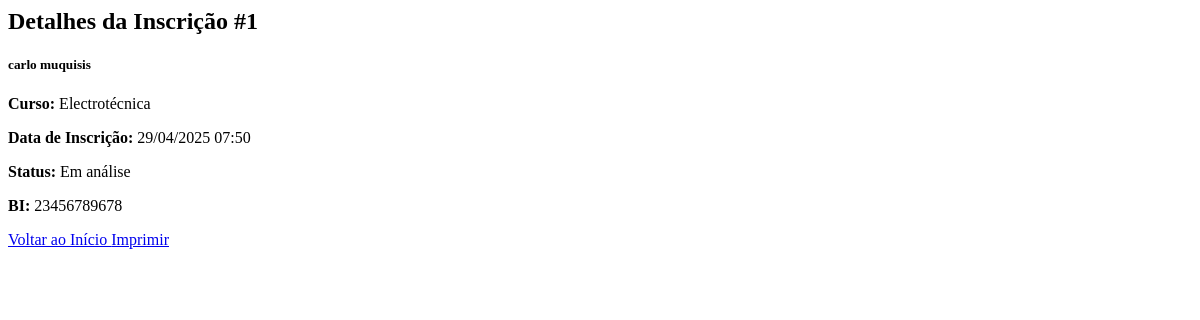
The page /auth/inscricao-detalhes/1/ on the database as committed earlier.
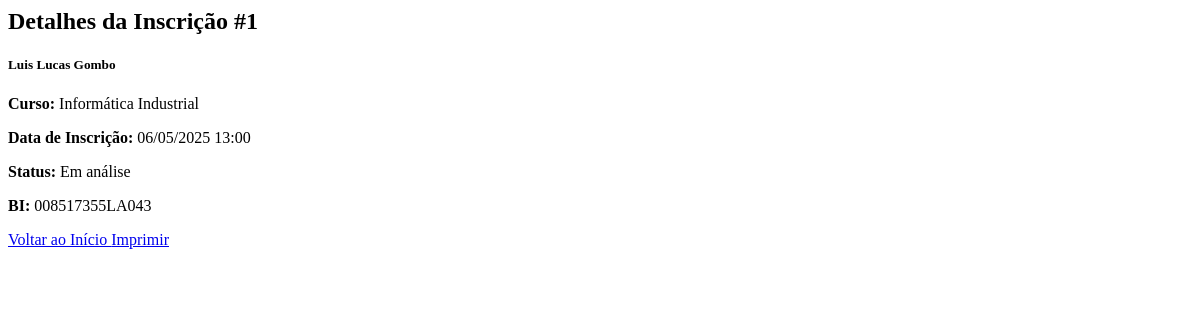
The same page on the database as committed later.
### inscricoes/models.py (models this page shows, shortened)
class Inscricao(models.Model):
    copia_bi = models.FileField(
        upload_to='documentos/bi/',
        validators=[FileExtensionValidator(['pdf'])],
        verbose_name='Cópia do BI'
    )
    nome_completo = models.CharField(max_length=200, verbose_name='Nome Completo')
    numero_bi = models.CharField(max_length=14, verbose_name='Número do BI', unique=True)
    data_nascimento = models.DateField(verbose_name='Data de Nascimento')
    idade = models.PositiveIntegerField(verbose_name='Idade')
    data_emissao = models.DateField(verbose_name='Data de Emissão do BI')
    genero = models.CharField(
        max_length=10,
        choices=[('masculino', 'Masculino'), ('feminino', 'Feminino')],
        verbose_name='Gênero'
    )
    nacionalidade = models.CharField(max_length=100, verbose_name='Nacionalidade')
    certificado = models.FileField(
        upload_to='documentos/certificados/',
        validators=[FileExtensionValidator(['pdf'])],
        verbose_name='Certificado da 9ª Classe'
    )
    atestado_medico = models.FileField(
        upload_to='documentos/atestados/',
        validators=[FileExtensionValidator(['pdf'])],
        verbose_name='Atestado Médico'
    )
    curso = models.CharField(
        max_length=50,
        choices=[
            ('electrotecnica', 'Electrotécnica'),
            ('mecanica', 'Mecânica Industrial'),
            ('informatica', 'Informática Industrial')
        ],
        verbose_name='Curso Selecionado'
    )
    escola_anterior = models.CharField(max_length=200, verbose_name='Escola Anterior')
    ano_conclusao = models.PositiveIntegerField(verbose_name='Ano de Conclusão')
    endereco_escola = models.CharField(max_length=300, verbose_name='Endereço da Escola')
    telefone = models.CharField(max_length=20, verbose_name='Telefone')
    email = models.EmailField(verbose_name='Email')
    provincia = models.CharField(max_length=50, verbose_name='Província')
    municipio = models.CharField(max_length=50, verbose_name='Município')
    endereco = models.CharField(max_length=300, verbose_name='Endereço Completo')
    motivacao = models.TextField(verbose_name='Motivação para o Curso')
    expectativas = models.TextField(verbose_name='Expectativas em relação ao Curso')
    planos_futuros = models.TextField(verbose_name='Planos Futuros')
    aceita_termos = models.BooleanField(verbose_name='Aceita os Termos e Condições')
    receber_informacoes = models.BooleanField(
        default=False,
        verbose_name='Deseja receber informações'
    )
    data_inscricao = models.DateTimeField(auto_now_add=True, verbose_name='Data de Inscrição')
    ip_address = models.GenericIPAddressField(blank=True, null=True, verbose_name='Endereço IP')
    class Meta:
        verbose_name = 'Inscrição'
        verbose_name_plural = 'Inscrições'
        ordering = ['-data_inscricao']

### inscricoes/views.py (the view)
# urls.py: path('inscricao-detalhes/<int:inscricao_id>/', views.inscricao_detalhes, name='inscricao_detalhes'),
def inscricao_detalhes(request, inscricao_id):
    try:
        inscricao = Inscricao.objects.get(id=inscricao_id)
        return render(request, 'detalhe_inscricao.html', {
            'inscricao': inscricao,
            'title': f'Inscrição #{inscricao.id}',
            'status': 'success'
        })
    except Inscricao.DoesNotExist:
        messages.error(request, 'Inscrição não encontrada')
        return redirect('home')
    except Exception as e:
        messages.error(request, f'Ocorreu um erro: {str(e)}')
        return redirect('home')

### inscricoes/templates/detalhe_inscricao.html (shortened to what this page needs)
<div class="container mt-4">
    <h2>Detalhes da Inscrição #{{ inscricao.id }}</h2>
    <div class="card shadow">
        <div class="card-body">
            <h5 class="card-title">{{ inscricao.nome_completo }}</h5>
            <div class="row mt-3">
                <div class="col-md-6">
                    <p><strong>Curso:</strong> {{ inscricao.get_curso_display }}</p>
                    <p><strong>Data de Inscrição:</strong> {{ inscricao.data_inscricao|date:"d/m/Y H:i" }}</p>
                </div>
                <div class="col-md-6">
                    <p><strong>Status:</strong> <span class="badge bg-info">Em análise</span></p>
                    <p><strong>BI:</strong> {{ inscricao.numero_bi }}</p>
                </div>
            </div>
            <div class="mt-4">
                <a href="{% url 'home' %}" class="btn btn-primary">
                     Voltar ao Início
                </a>
                <a href="#" class="btn btn-outline-secondary ms-2">
                     Imprimir
                </a>
            </div>
        </div>
    </div>
</div>

Rows that differ between the two databases and show on the page:
changed Inscricao id 1: nome_completo "carlo muquisis" → "Luis Lucas Gombo"; curso "Electrotécnica" → "Informática Industrial"; data_inscricao "29/04/2025 07:50" → "06/05/2025 13:00"; numero_bi "23456789678" → "008517355LA043"
